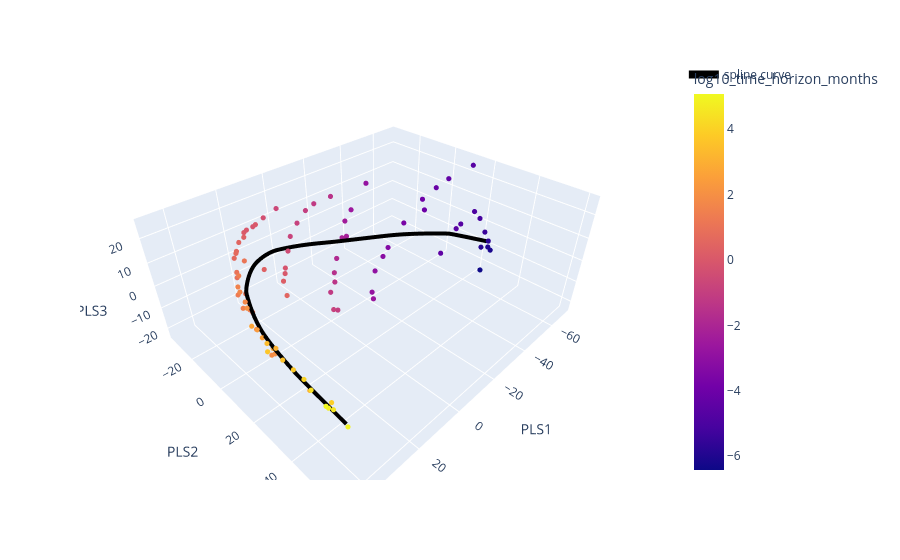

This figure's notebook cell:
### Code cell
df = pd.read_csv("../data/squished_activation_pls_projection.csv")
df=df[df["source_folder"]=="<averaged>"]
fig = px.scatter_3d(df, x="PLS1", y="PLS2", z="PLS3", color="log10_time_horizon_months")
fig.update_traces(marker={"size":3})

# Overlay the fitted spline, sampled across its training range in t.
t_lo, t_hi = spline.training_parameter_bounds
t_grid = np.linspace(t_lo, t_hi, 400)
curve_xyz = spline.predict(t_grid)
fig.add_scatter3d(
    x=curve_xyz[:, 0],
    y=curve_xyz[:, 1],
    z=curve_xyz[:, 2],
    mode="lines",
    line={"width": 8, "color": "black"},
    name=f"{spline.algorithm} curve",
    customdata=t_grid,
    hovertemplate="t=%{customdata:.3f}<br>PLS1=%{x:.2f}<br>PLS2=%{y:.2f}<br>PLS3=%{z:.2f}<extra></extra>",
)
fig.update_layout(
    autosize=True,
    width=None,
    height=None
)
fig.show()

### Figure 1 — Plotly figure (JSON) as saved in the notebook; plotly's stock layout.template omitted (floating-point values rounded to 4 significant figures; data arrays with more than 128 entries replaced by an {"elided": "..."} marker saying what was removed)
{"data": [{"hovertemplate": "PLS1=%{x}<br>PLS2=%{y}<br>PLS3=%{z}<br>log10_time_horizon_months=%{marker.color}<extra></extra>", "legendgroup": "", "marker": {"color": [-6.42, -6.119, -5.943, -5.818, -5.721, -5.42, -5.119, -4.943, -4.721, -4.575, -4.42, 0.0, 0.301, 0.4771, 0.6021, 0.699, 1.0, 1.301, 1.477, 1.699, 1.845, 2.0, -0.6383, -0.3373, -0.1612, -0.03625, 0.06066, 0.3617, 0.6627, 0.8388, 1.061, 1.207, 1.362, 1.079, 1.38, 1.556, 1.681, 1.778, 2.079, 2.38, 2.556, 2.778, 2.924, 3.079, -4.642, -4.341, -4.165, -4.04, -3.943, -3.642, -3.341, -3.165, -2.943, -2.797, -2.642, -1.483, -1.182, -1.006, -0.8813, -0.7844, -0.4834, -0.1824, -0.006288, 0.2156, 0.5166, -2.864, -2.563, -2.386, -2.262, -2.165, -1.864, -1.563, -1.386, -1.165, -1.019, -0.8636, 2.681, 3.38, 3.556, 3.778, 3.924, 4.079, 3.681, 4.38, 4.556, 4.778, 4.924, 5.079], "coloraxis": "coloraxis", "size": 3, "symbol": "circle"}, "mode": "markers", "name": "", "scene": "scene", "showlegend": false, "type": "scatter3d", "x": [-61.2, -68.27, -67.52, -65.6, -69.14, -69.29, -69.75, -68.95, -62.28, -59.53, -51.8, 10.81, 15.2, 17.58, 19.3, 20.0, 23.32, 27.08, 28.27, 28.82, 29.08, 29.24, 2.214, 6.102, 10.4, 12.47, 13.48, 13.77, 20.37, 22.79, 23.71, 24.71, 26.19, 23.82, 27.23, 29.6, 29.84, 30.52, 34.34, 36.18, 37.21, 37.64, 33.39, 39.55, -66.58, -59.12, -54.55, -48.6, -50.39, -42.48, -34.27, -31.39, -26.38, -21.87, -20.68, -14.83, -11.11, -7.725, -4.034, -0.09584, 3.12, 6.696, 8.416, 10.24, 12.38, -31.88, -24.39, -21.13, -19.47, -17.68, -12.64, -9.245, -7.608, -3.818, -2.722, -0.5547, 40.87, 43.6, 43.84, 44.07, 41.4, 44.29, 46.49, 45.63, 45.53, 46.07, 45.3, 46.4], "y": [27.38, 26.74, 25.79, 23.63, 24.64, 22.29, 18.66, 16.03, 14.27, 14.06, 12.75, -28.54, -30.99, -31.09, -30.94, -30.26, -25.93, -20.77, -16.38, -7.963, 0.5443, 3.244, -26.4, -30.15, -31.47, -33.03, -33.5, -22.06, -31.72, -27.49, -21.24, -16.49, -15.48, -17.4, -17.01, -14.54, -13.24, -9.36, -1.253, 6.566, 10.94, 17.44, 28.66, 22.42, 14.23, 8.169, 5.65, 4.966, 2.161, -0.7094, -1.782, -1.937, -1.636, 1.089, 3.095, -14.18, -20.15, -21.35, -22.61, -22.41, -20.37, -18.15, -16.12, -15.08, -10.51, -12.25, -13.33, -13.63, -11.13, -11.82, -9.844, -7.685, -5.72, -4.054, 1.143, 1.212, 12.44, 25.01, 32.6, 37.74, 50.03, 42.61, 29.85, 47.34, 55.96, 54.72, 60.89, 54.16], "z": [-16.57, -9.938, -8.429, -8.638, -6.657, -3.234, 1.858, 4.508, 0.3713, -0.8692, -10.39, 12.48, 7.716, 6.404, 3.205, 2.936, -2.117, -8.014, -11.23, -16.0, -23.03, -20.41, 16.9, 12.92, 10.19, 8.899, 8.007, -3.625, 0.152, -5.691, -9.594, -15.39, -12.65, 7.47, 2.827, 0.4434, -1.04, -2.937, 1.212, -2.312, -2.277, -2.245, -15.97, 2.516, 25.86, 20.45, 17.1, 8.864, 12.08, 2.849, -6.129, -9.353, -14.19, -21.53, -23.27, 20.31, 16.33, 14.16, 9.511, 5.195, 0.7489, -4.494, -5.244, -7.431, -10.75, 20.71, 11.18, 7.175, 1.754, 1.548, -5.23, -9.507, -12.27, -14.5, -20.0, -18.43, 5.897, 8.969, 7.961, 8.084, 2.847, 8.258, 11.05, 8.939, 8.653, 8.633, 6.3, 9.144]}, {"customdata": {"elided": "400 float values"}, "hovertemplate": "t=%{customdata:.3f}<br>PLS1=%{x:.2f}<br>PLS2=%{y:.2f}<br>PLS3=%{z:.2f}<extra></extra>", "line": {"color": "black", "width": 8}, "mode": "lines", "name": "spline curve", "type": "scatter3d", "x": {"elided": "400 float values"}, "y": {"elided": "400 float values"}, "z": {"elided": "400 float values"}}], "layout": {"autosize": true, "coloraxis": {"colorbar": {"title": {"text": "log10_time_horizon_months"}}, "colorscale": [[0, "#0d0887"], [0.1111, "#46039f"], [0.2222, "#7201a8"], [0.3333, "#9c179e"], [0.4444, "#bd3786"], [0.5556, "#d8576b"], [0.6667, "#ed7953"], [0.7778, "#fb9f3a"], [0.8889, "#fdca26"], [1, "#f0f921"]]}, "legend": {"tracegroupgap": 0}, "margin": {"t": 60}, "scene": {"domain": {"x": [0, 1], "y": [0, 1]}, "xaxis": {"title": {"text": "PLS1"}}, "yaxis": {"title": {"text": "PLS2"}}, "zaxis": {"title": {"text": "PLS3"}}}}}
